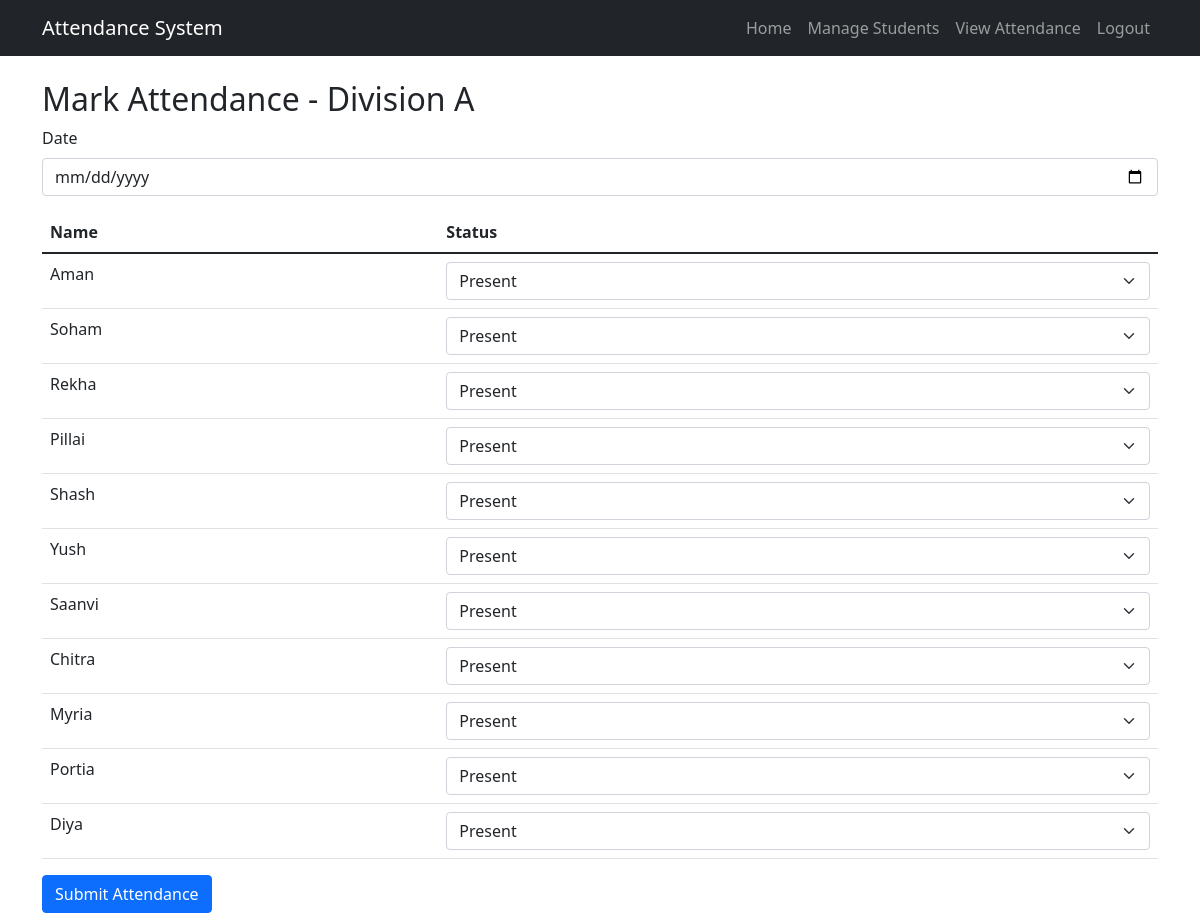
The page /mark_attendance/A (signed in) on the database its author committed.
### app.py (models this page shows)
class Student(db.Model):
    id = db.Column(db.Integer, primary_key=True)
    name = db.Column(db.String(80), nullable=False)
    division = db.Column(db.String(1), nullable=False)  # 'A' or 'B'

### app.py (the view)
@app.route('/mark_attendance/<division>')
def mark_attendance(division):
    if 'username' not in session:
        return redirect(url_for('login'))
    students = Student.query.filter_by(division=division).all()
    return render_template('mark_attendance.html', students=students, division=division)

### templates/mark_attendance.html (shortened to what this page needs)
{% extends "base.html" %}
{% block content %}
<h2>Mark Attendance - Division {{ division }}</h2>
<form method="POST" action="{{ url_for('submit_attendance') }}">
    <div class="mb-3">
        <label for="date" class="form-label">Date</label>
        <input type="date" class="form-control" id="date" name="date" required>
    </div>
    <table class="table">
        <thead>
            <tr>
                <th>Name</th>
                <th>Status</th>
            </tr>
        </thead>
        <tbody>
            {% for student in students %}
            <tr>
                <td>{{ student.name }}</td>
                <td>
                    <select name="student_{{ student.id }}" class="form-select">
                        <option value="present">Present</option>
                    </select>
                </td>
            </tr>
            {% endfor %}
        </tbody>
    </table>
    <button type="submit" class="btn btn-primary">Submit Attendance</button>
</form>
{% endblock %}

### rows shown on the page
Student: name "Aman", id "Present"
Student: name "Soham", id "Present"
Student: name "Rekha", id "Present"
Student: name "Pillai", id "Present"
Student: name "Shash", id "Present"
Student: name "Yush", id "Present"
Student: name "Saanvi", id "Present"
Student: name "Chitra", id "Present"
Student: name "Myria", id "Present"
Student: name "Portia", id "Present"
Student: name "Diya", id "Present"

### other values the page prints
{{ division }} "A"
